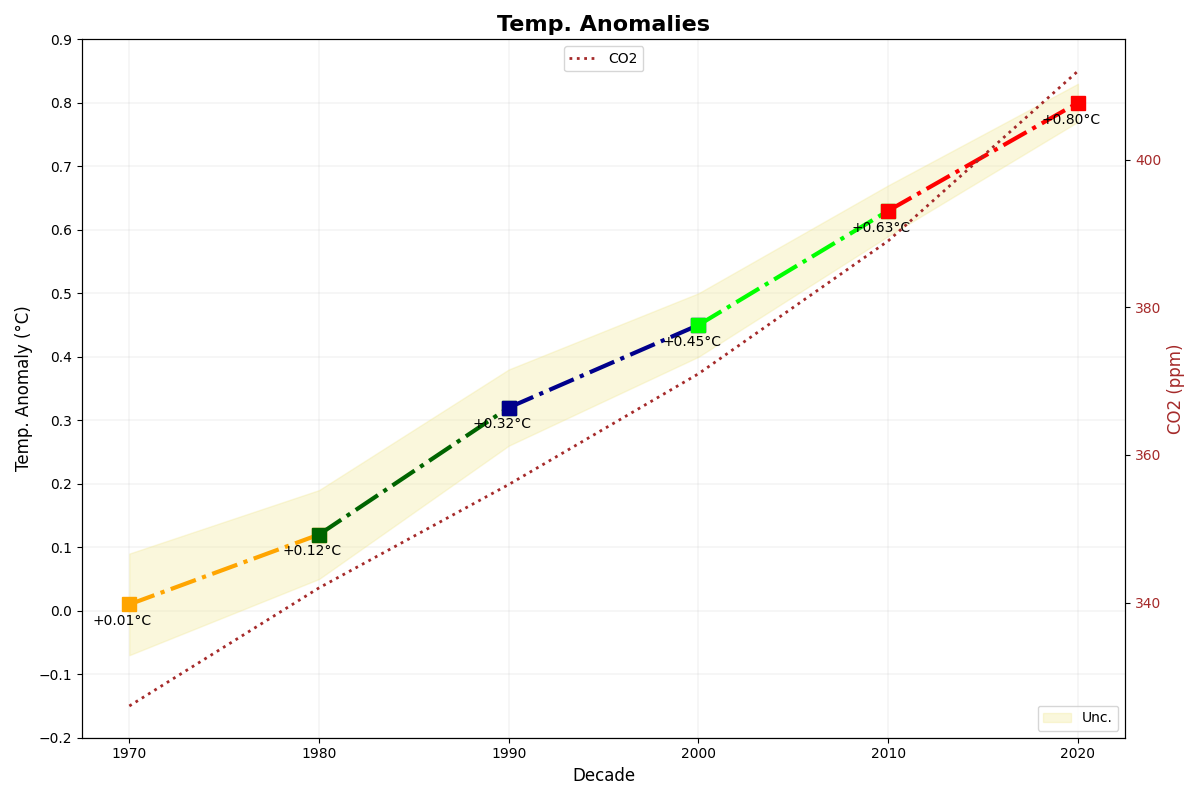

Recreate this plot in Python.
import matplotlib.pyplot as plt
import numpy as np
import matplotlib.cm as cm
import matplotlib.colors as mcolors

decades = np.array([1970, 1980, 1990, 2000, 2010, 2020])
temperature_anomalies = np.array([0.01, 0.12, 0.32, 0.45, 0.63, 0.80])
uncertainties = np.array([0.08, 0.07, 0.06, 0.05, 0.04, 0.03])

shuffled_colors = ['orange', 'darkgreen', 'darkblue', 'lime', 'red', 'blue']

fig, ax = plt.subplots(figsize=(12, 8))

ax.fill_between(decades, temperature_anomalies - uncertainties, temperature_anomalies + uncertainties, 
                color='khaki', alpha=0.3, label='Unc.')

for i in range(len(decades) - 1):
    ax.plot(decades[i:i+2], temperature_anomalies[i:i+2], marker='s', 
            color=shuffled_colors[i], markersize=10, linewidth=3, linestyle='-.')

for decade, anomaly in zip(decades, temperature_anomalies):
    ax.annotate(f'{anomaly:+.2f}°C', xy=(decade, anomaly), xytext=(-5, -15),
                textcoords='offset points', ha='center', fontsize=10, color='black')

ax.set_title('Temp. Anomalies', fontsize=16, fontweight='bold')
ax.set_xlabel('Decade', fontsize=12)
ax.set_ylabel('Temp. Anomaly (°C)', fontsize=12)

ax.grid(True, which='both', linestyle='-', linewidth=0.3, alpha=0.5)
ax.set_axisbelow(True)

ax.set_yticks(np.arange(-0.2, 1.0, 0.1))

ax.legend(loc='lower right', fontsize=10)

co2_levels = np.array([326, 342, 356, 371, 389, 412])
ax2 = ax.twinx()
ax2.plot(decades, co2_levels, color='brown', linestyle=':', linewidth=2, label='CO2')
ax2.set_ylabel('CO2 (ppm)', fontsize=12, color='brown')
ax2.tick_params(axis='y', labelcolor='brown')
ax2.legend(loc='upper center', fontsize=10)

plt.tight_layout()
plt.show()
